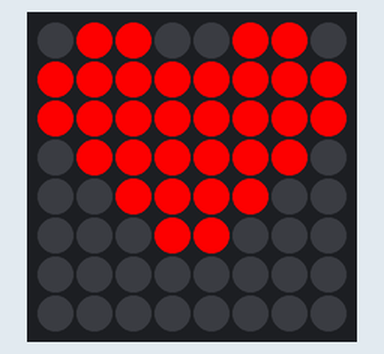
The program below on a simulated Raspberry Pi (BCM pin numbers) with a Sense HAT. Shown: the Sense HAT's 8×8 RGB LED matrix. What the program prints to the terminal is not drawn. At 5.0 s the program stops and its outputs stay as they are.

Above: at 0.1 s.

The program:

sensehat_icon.py
```python
from sense_emu import SenseHat
import time


sense = SenseHat()


# Định nghĩa màu
r = [255, 0, 0]    # Đỏ
b = [0, 0, 0]      # Đen (Tắt LED)


# Thiết kế hình trái tim
heart = [
    b, r, r, b, b, r, r, b,
    r, r, r, r, r, r, r, r,
    r, r, r, r, r, r, r, r,
    b, r, r, r, r, r, r, b,
    b, b, r, r, r, r, b, b,
    b, b, b, r, r, b, b, b,
    b, b, b, b, b, b, b, b,
    b, b, b, b, b, b, b, b
]


sense.set_pixels(heart)
print('Biểu tượng trái tim đã hiển thị.')
time.sleep(5)
sense.clear()
```
